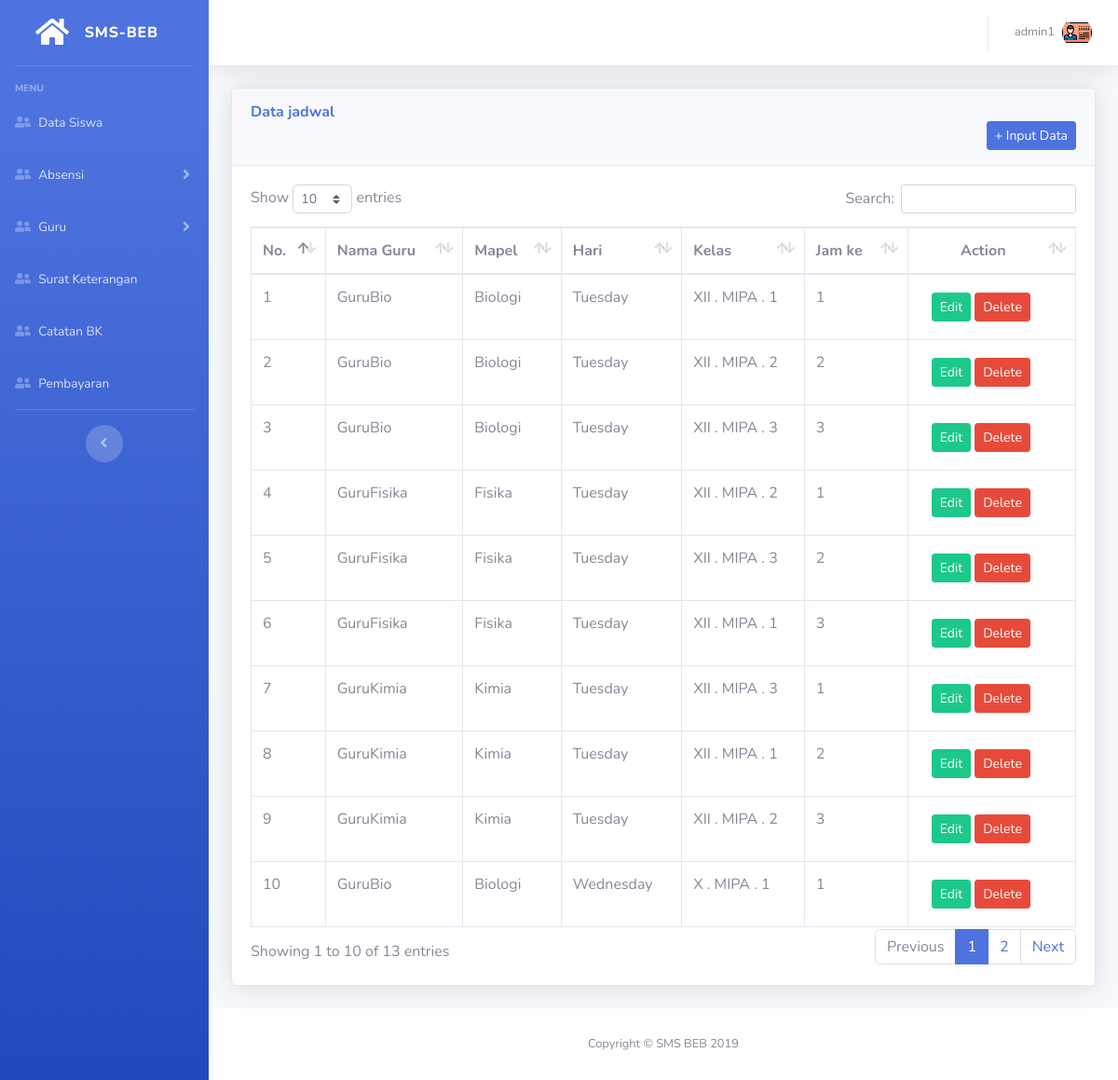
Page /SMSBEB-admin/jadwal/jadwal.php (signed in) on the committed database.
### tables this page shows
CREATE TABLE `tb_jadwal` (
  `id` int(6) NOT NULL,
  `nip` varchar(10) NOT NULL,
  `id_kelas` varchar(5) NOT NULL,
  `id_mapel` int(11) NOT NULL,
  `hari` varchar(10) NOT NULL,
  `jam` tinyint(2) NOT NULL
);

CREATE TABLE `tb_guru` (
  `id` int(6) NOT NULL,
  `nip` int(10) NOT NULL,
  `nama` varchar(50) NOT NULL,
  `email` varchar(30) NOT NULL,
  `password` varchar(32) NOT NULL,
  `alamat` varchar(50) NOT NULL
);

CREATE TABLE `tb_mapel` (
  `id` int(11) NOT NULL,
  `nama` varchar(50) NOT NULL,
  `jurusan` enum('IPA','IPS','Umum') NOT NULL
);

CREATE TABLE `tb_kelas` (
  `id` varchar(5) NOT NULL,
  `nama` varchar(15) NOT NULL,
  `tipe_kelas` enum('IPA','IPS') NOT NULL
);

### SMSBEB-admin/jadwal/jadwal.php (the view)
<?php
    include "../layout/theme.php";
    ?>
        <div class="container-fluid">
          <div class="card shadow mb-4">
            <div class="card-header py-3">
              <h6 class="m-0 font-weight-bold text-primary datatable">Data jadwal</h6>
              <a href="form.php?type=add"><button class="btn btn-primary btn-sm float-right">+ Input Data</button></a>
            </div>
            <div class="card-body">
              <div class="table-responsive">
                <table class="table table-bordered" id="dataTable" width="100%" cellspacing="0">
                  <thead>
                    <tr>
                      <th scope="col">No.</th>
                      <th scope="col">Nama Guru</th>
                      <th scope="col">Mapel</th>
                      <th scope="col">Hari</th>
                      <th scope="col">Kelas</th>
                      <th scope="col">Jam ke</th>
                      <th scope="col">
                        <center><span>Action</span></center>
                      </th>
                    </tr>
                  </thead>
                  <tbody>
                    <?php
                    $query_mysql = mysqli_query($koneksi, "SELECT tj.id, tb.nama as nama_guru, tj.hari, tj.jam, tm.nama as mapel, tk.nama as kelas FROM tb_jadwal tj JOIN tb_guru tb ON tj.nip=tb.nip JOIN tb_mapel tm ON tj.id_mapel=tm.id JOIN tb_kelas tk ON tk.id=tj.id_kelas")or die(mysqli_error($koneksi));
                    $nomor = 1;
                    while($data = mysqli_fetch_array($query_mysql)) {
                  ?>
                    <tr>
                      <td class="bold"><?php echo $nomor++; ?></td>
                      <td><?php echo $data['nama_guru']; ?></td>
                      <td><?php echo $data['mapel']; ?></td>
                      <td><?php echo $data['hari']; ?></td>
                      <td><?php echo $data['kelas']; ?></td>
                      <td><?php echo $data['jam']; ?></td>
                      <td>
                        <div class="btn btn-group">
                          <a href="form.php?type=edit&id=<?= $data['id'] ?>"><button class="btn btn-success btn-sm" type="button">Edit</button></a>
                          <span>&nbsp</span>
                          <a href="hapus.php?id=<?php echo $data['id']; ?>"
                            onclick="return confirm('Anda yakin ingin menghapus data?');"><button
                              class="btn btn-danger btn-sm" type="button" name="delete">Delete</button></a>
                        </div>
                      </td>
                    </tr>
                    <?php
                    }
                    ?>
                  </tbody>
                </table>
              </div>
            </div>
          </div>
        </div>
<?php include "../layout/footer.php" ?>

### rows in the picture
tb_jadwal: tb_guru.nama "GuruBio", id_mapel.nama "Biologi", hari "Tuesday", id_kelas.nama "XII . MIPA . 1", jam "1"
tb_jadwal: tb_guru.nama "GuruBio", id_mapel.nama "Biologi", hari "Tuesday", id_kelas.nama "XII . MIPA . 2", jam "2"
tb_jadwal: tb_guru.nama "GuruBio", id_mapel.nama "Biologi", hari "Tuesday", id_kelas.nama "XII . MIPA . 3", jam "3"
tb_jadwal: tb_guru.nama "GuruFisika", id_mapel.nama "Fisika", hari "Tuesday", id_kelas.nama "XII . MIPA . 2", jam "1"
tb_jadwal: tb_guru.nama "GuruFisika", id_mapel.nama "Fisika", hari "Tuesday", id_kelas.nama "XII . MIPA . 3", jam "2"
tb_jadwal: tb_guru.nama "GuruFisika", id_mapel.nama "Fisika", hari "Tuesday", id_kelas.nama "XII . MIPA . 1", jam "3"
tb_jadwal: tb_guru.nama "GuruKimia", id_mapel.nama "Kimia", hari "Tuesday", id_kelas.nama "XII . MIPA . 3", jam "1"
tb_jadwal: tb_guru.nama "GuruKimia", id_mapel.nama "Kimia", hari "Tuesday", id_kelas.nama "XII . MIPA . 1", jam "2"
tb_jadwal: tb_guru.nama "GuruKimia", id_mapel.nama "Kimia", hari "Tuesday", id_kelas.nama "XII . MIPA . 2", jam "3"
tb_jadwal: tb_guru.nama "GuruBio", id_mapel.nama "Biologi", hari "Wednesday", id_kelas.nama "X . MIPA . 1", jam "1"

### other values in the picture
$_SESSION['username'] "admin1"
